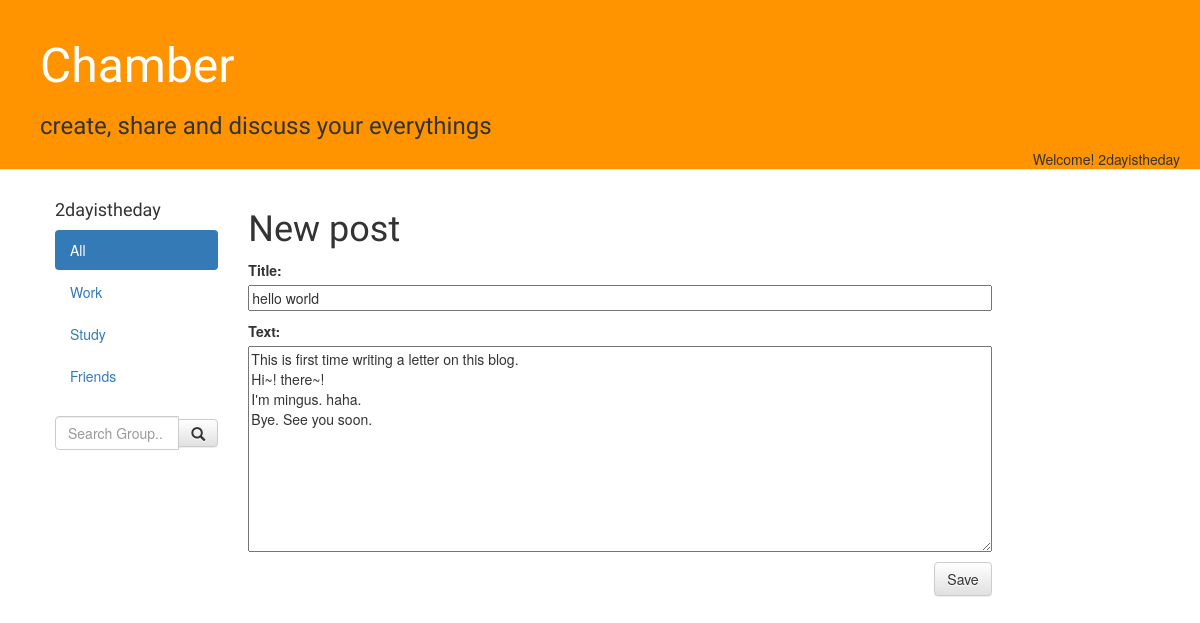
Screenshot of /post/1/edit/ (signed in) with the database file from the repository.
### blog/models.py (models this page shows, shortened)
class Post(models.Model):
    author = models.ForeignKey('auth.User')
    title = models.CharField(max_length=200)
    text = models.TextField()
    created_date = models.DateTimeField(
        default=timezone.now)
    published_date = models.DateTimeField(
        blank = True, null=True)

### blog/views.py (the view)
# urls.py: url(r'^post/(?P<pk>\d+)/edit/$', views.post_edit, name='post_edit'),
def post_edit(request, pk):
    post = get_object_or_404(Post, pk=pk)
    if request.method == "POST":
        form = PostForm(request.POST, instance=post)
        if form.is_valid():
            post = form.save(commit=False)
            post.author = request.user
            post.published_date = timezone.now()
            post.save()
            return redirect('post_detail', pk=post.pk)
    else:
        form = PostForm(instance=post)
    return  render(request, 'blog/post_edit.html',{'form': form})

### blog/forms.py
class PostForm(forms.ModelForm):
    class Meta:
        model = Post
        fields = ('title', 'text',)

### blog/templates/blog/post_edit.html
{% extends 'blog/base.html' %}
{% block content %}
    <h1>New post</h1>
    <form method="POST" class="post-form">{% csrf_token %}
            {{ form.as_p }}
            <button type="submit" class="save btn btn-default">Save</button>
    </form>
{% endblock %}

### blog/templates/blog/base.html (shortened to what this page needs)
{% load staticfiles %}
<html lang="en">
    <head>
        <link rel="stylesheet" href="//maxcdn.bootstrapcdn.com/bootstrap/3.2.0/css/bootstrap.min.css">
        <link rel="stylesheet" href="//maxcdn.bootstrapcdn.com/bootstrap/3.2.0/css/bootstrap-theme.min.css">
        <link rel="stylesheet" href="{% static 'css/blog.css' %}">
    </head>
    <body>
    <div class="page-header">
        <h1 class="main_font">
            <a href="/">
                Chamber
            </a>
        </h1>
        <h3>
                create, share and discuss your everythings
        </h3>
        {% if user.is_authenticated %}
            <p class="save">Welcome! {{user.username}}</p>
        {% endif %}
    </div>
    <div class="content container-fluid">
        <div class="row">
            <div class="col-sm-2 sidenav">
                {% if user.is_authenticated %}
                <h4>{{user.username}}</h4>
                {% endif %}
                <ul class="nav nav-pills nav-stacked">
                <li class="active"><a href="#section1">All</a></li>
                <li><a href="#section2">Work</a></li>
                <li><a href="#section3">Study</a></li>
                <li><a href="#section3">Friends</a></li>
                </ul><br>
            <div class="input-group">
                <input type="text" class="form-control" placeholder="Search Group..">
                <span class="input-group-btn">
                <button class="btn btn-default" type="button">
                <span class="glyphicon glyphicon-search"></span>
                </button>
                </span>
            </div>
            </div>
            <div class="col-md-8">
            {% block content %}
            {% endblock %}
            </div>
        </div>
    </div>
    </body>
</html>

### blog/static/css/blog.css (style rules this page uses)
.page-header { background-color: #ff9400; margin-top: 0; padding: 20px 20px 20px 40px; }
.page-header h1, .page-header h1 a, .page-header h1 a:visited, .page-header h1 a:active { color: #ffffff; font-size: 36pt; text-decoration: none; }
.content { margin-left: 40px; }
h1, h2, h3, h4 { font-family: 'Asap Condensed', sans-serif; }
.main_font { font-family: 'Sedgwick Ave Display', cursive; }
.save { float: right; }
.post-form textarea, .post-form input { width: 100%; }

### rows the page displays
Post: title "hello world", text "This is first time writing a letter on this blog. Hi~! there~! I'm mingus. haha. Bye. See you soon."

### other values shown
{{ user.username }} "2dayistheday"
